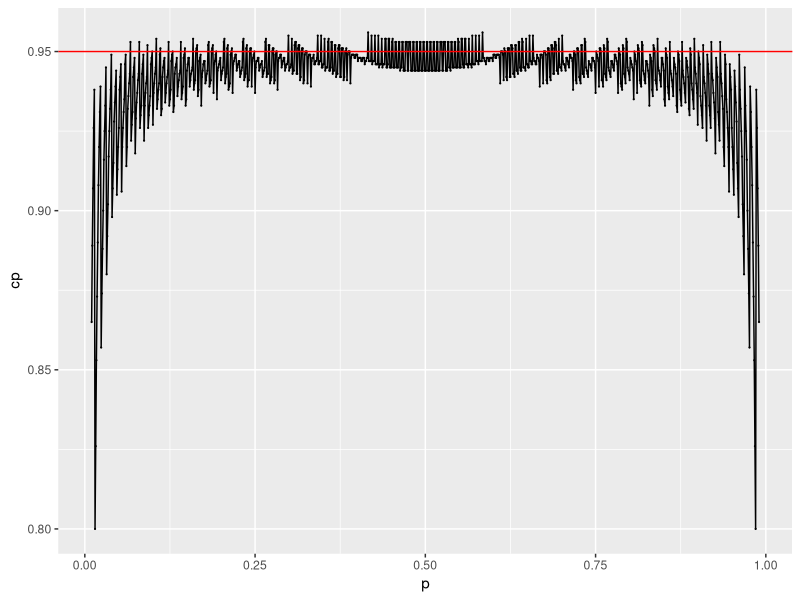

R code for this plot:
# Compare results with Brown et al 2001 
library(dplyr)
library(purrr)
library(ggplot2)

bounds_cp <- function(df){
  df%>%
    dplyr::mutate(t = qnorm(0.025)^2/n,
                  ci.u = ceiling(n*p/(1+t)+n*t/(2*(1+t))-sqrt((2*n*p+t*n)^2-4*(1+t)*(n*p)^2)/(2*(1+t))),
                  ci.l = floor(n*p/(1+t)+n*t/(2*(1+t))+sqrt((2*n*p+t*n)^2-4*(1+t)*(n*p)^2)/(2*(1+t))))
} 

cprob <- function(a,b,n,p){
  prob <- round(sum(dbinom(a:b, n, p)),3)
  return(prob)
}


################################################################

#Table 1

n.luck <- data.frame(n = c(17, 20, 25, 30, 35, 37, 42, 44, 49 ,
                           10, 12, 13, 15, 18, 23, 28, 33, 40),
                     luck = c(rep('lucky',9),rep('unlucky',9)),
                     p=0.5)%>%
  bounds_cp()%>%
  dplyr::mutate(cp = pmap(list(ci.l,ci.u,n,p), cprob),
                cp = map_dbl(cp, as.numeric))

#Results in Table 2
n.luck2 <- data.frame(n = c(592, 954, 1279, 1583, 1876),
                      p=0.005)%>%
  bounds_cp()%>%
  dplyr::mutate(cp = pmap(list(ci.l,ci.u,n, p), cprob),
                cp = map_dbl(cp, as.numeric))


#Fix n=100 and look at different p's
f3 <- data.frame(p = seq(0.01,0.99,0.001), n=200)%>%
  bounds_cp()%>%
  dplyr::mutate(cp = pmap(list(ci.l,ci.u,n, p), cprob),
                cp = map_dbl(cp, as.numeric))


f3%>%
  ggplot2::ggplot(aes(x = p, y = cp)) +
  ggplot2::geom_line() +
  ggplot2::geom_point(size=0.1) +
  ggplot2::geom_hline(yintercept=0.95, colour="red")
  
